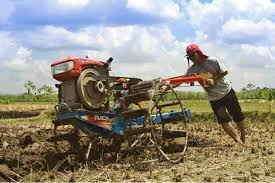
#> input picture Direktori_gambar/traktor.jpg, 275 x 183 px, found by its file name
$ python python_konversi_image_rgb_grayscale_Lightness.py
#> lines starting #> are read from the running program, lines starting #| are printed output that depends on the picture
from PIL import Image
import numpy as np

#membuka Citra menggunakan PIL
image = Image.open('D:/KULIAH/Semester 5/Project_Python/Direktori_gambar/traktor.jpg')
#> image is the input picture: PIL image 275x183 RGB; mean R, G, B 149.3, 144.9, 134.1

#mengkonversi citra ke numpy array
image_np = np.array(image)

#implementasi metode Lightness
def rgb_to_grayscale_Lightness(image):
    max_rgb = np.max(image, axis=2)
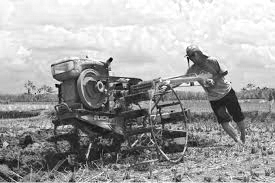
#> max_rgb: shape (183, 275); min 0, max 255, mean 163.2
    min_rgb = np.min(image, axis=2)
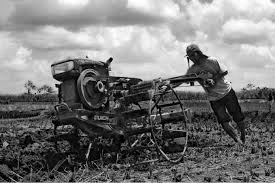
#> min_rgb: shape (183, 275); min 0, max 255, mean 120.5
    return((max_rgb + min_rgb) / 2).astype(np.uint8)
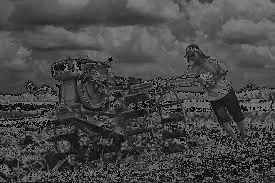
#> returned value: shape (183, 275); min 0, max 127, mean 71.1

#mengkonversi citra ke grayscale menggunakan metode Lightness
grayscale_image = rgb_to_grayscale_Lightness(image_np)

#menyimpan citra grayscale
Image.fromarray(grayscale_image).save('grayscale_lightness.jpg')

$ run again, with Direktori_gambar/bu.jpeg copied over Direktori_gambar/traktor.jpg
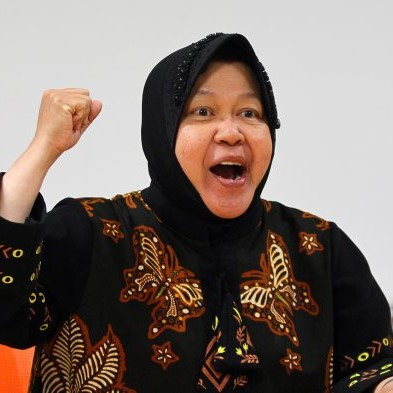
#> input picture Direktori_gambar/bu.jpeg, 393 x 393 px, found by its file name
#> image is the input picture: PIL image 393x393 RGB; mean R, G, B 125.6, 111.7, 104.1
#> in rgb_to_grayscale_Lightness, `min_rgb = np.min(image, axis=2)`:
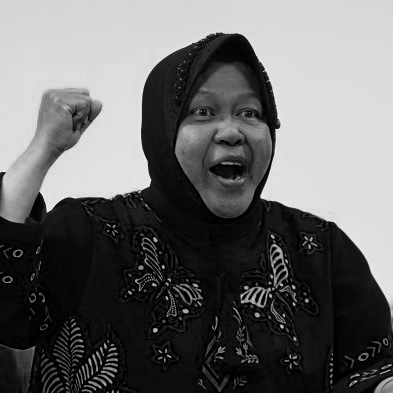
#> min_rgb: shape (393, 393); min 0, max 250, mean 103.3
#> in rgb_to_grayscale_Lightness, `return((max_rgb + min_rgb) / 2).astype(np.uint8)`:
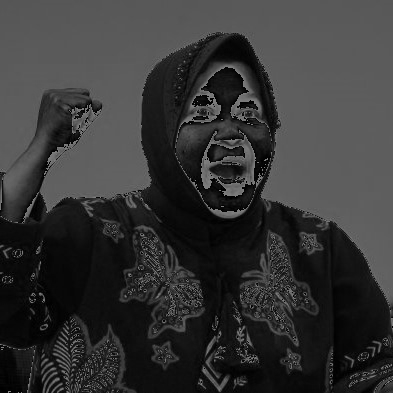
#> returned value: shape (393, 393); min 0, max 127, mean 53.6
